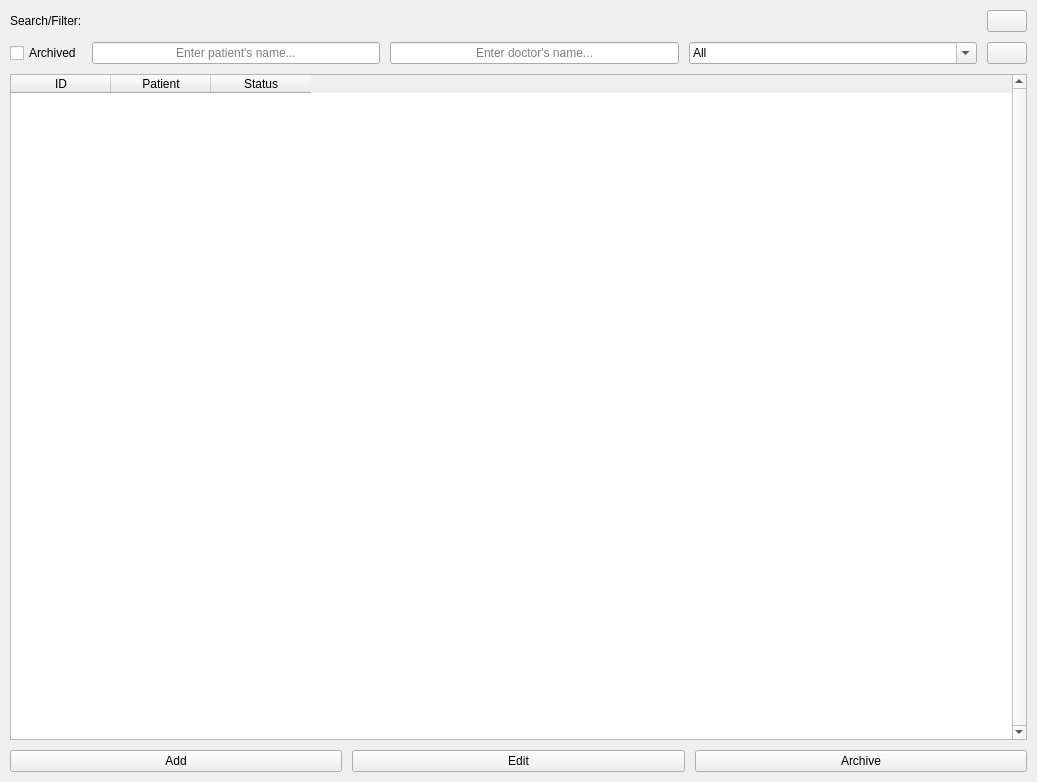
<?xml version="1.0" encoding="UTF-8"?>
<ui version="4.0">
 <class>Consultations</class>
 <widget class="QWidget" name="Consultations">
  <property name="geometry">
   <rect>
    <x>0</x>
    <y>0</y>
    <width>1037</width>
    <height>782</height>
   </rect>
  </property>
  <property name="windowTitle">
   <string/>
  </property>
  <layout class="QVBoxLayout" name="main_layout" stretch="1,1,18,0">
   <property name="spacing">
    <number>10</number>
   </property>
   <property name="leftMargin">
    <number>10</number>
   </property>
   <property name="topMargin">
    <number>10</number>
   </property>
   <property name="rightMargin">
    <number>10</number>
   </property>
   <property name="bottomMargin">
    <number>10</number>
   </property>
   <item>
    <layout class="QHBoxLayout" name="hlo_refresh" stretch="0,1,0">
     <property name="spacing">
      <number>10</number>
     </property>
     <item>
      <widget class="QLabel" name="lbl_search_filter">
       <property name="text">
        <string>Search/Filter:</string>
       </property>
      </widget>
     </item>
     <item>
      <spacer name="horizontalSpacer">
       <property name="orientation">
        <enum>Qt::Horizontal</enum>
       </property>
       <property name="sizeHint" stdset="0">
        <size>
         <width>40</width>
         <height>20</height>
        </size>
       </property>
      </spacer>
     </item>
     <item>
      <widget class="QPushButton" name="pshbtn_refresh">
       <property name="cursor">
        <cursorShape>PointingHandCursor</cursorShape>
       </property>
       <property name="text">
        <string/>
       </property>
       <property name="icon">
        <iconset resource="../Resource/resource.qrc">
         <normaloff>:/refresh.png</normaloff>:/refresh.png</iconset>
       </property>
      </widget>
     </item>
    </layout>
   </item>
   <item>
    <layout class="QHBoxLayout" name="hlo_search_filter" stretch="0,1,1,1,0">
     <property name="spacing">
      <number>10</number>
     </property>
     <item>
      <widget class="QCheckBox" name="chkbx_archived">
       <property name="cursor">
        <cursorShape>PointingHandCursor</cursorShape>
       </property>
       <property name="text">
        <string>Archived</string>
       </property>
      </widget>
     </item>
     <item>
      <widget class="QLineEdit" name="lnedit_patient_name">
       <property name="alignment">
        <set>Qt::AlignCenter</set>
       </property>
       <property name="placeholderText">
        <string>Enter patient's name...</string>
       </property>
       <property name="clearButtonEnabled">
        <bool>true</bool>
       </property>
      </widget>
     </item>
     <item>
      <widget class="QLineEdit" name="lnedit_doctor_name">
       <property name="alignment">
        <set>Qt::AlignCenter</set>
       </property>
       <property name="placeholderText">
        <string>Enter doctor's name...</string>
       </property>
       <property name="clearButtonEnabled">
        <bool>true</bool>
       </property>
      </widget>
     </item>
     <item>
      <widget class="QComboBox" name="cmbbx_status">
       <property name="editable">
        <bool>true</bool>
       </property>
       <property name="maxVisibleItems">
        <number>4</number>
       </property>
       <property name="maxCount">
        <number>4</number>
       </property>
       <item>
        <property name="text">
         <string>All</string>
        </property>
       </item>
       <item>
        <property name="text">
         <string>Done</string>
        </property>
       </item>
       <item>
        <property name="text">
         <string>Ongoing</string>
        </property>
       </item>
       <item>
        <property name="text">
         <string>Waiting</string>
        </property>
       </item>
      </widget>
     </item>
     <item>
      <widget class="QPushButton" name="pshbtn_clear">
       <property name="cursor">
        <cursorShape>PointingHandCursor</cursorShape>
       </property>
       <property name="text">
        <string/>
       </property>
       <property name="icon">
        <iconset resource="../Resource/resource.qrc">
         <normaloff>:/clear.png</normaloff>:/clear.png</iconset>
       </property>
      </widget>
     </item>
    </layout>
   </item>
   <item>
    <widget class="QTableWidget" name="tblwdgt_consultations">
     <property name="verticalScrollBarPolicy">
      <enum>Qt::ScrollBarAlwaysOn</enum>
     </property>
     <property name="editTriggers">
      <set>QAbstractItemView::NoEditTriggers</set>
     </property>
     <property name="alternatingRowColors">
      <bool>true</bool>
     </property>
     <property name="selectionMode">
      <enum>QAbstractItemView::SingleSelection</enum>
     </property>
     <property name="selectionBehavior">
      <enum>QAbstractItemView::SelectRows</enum>
     </property>
     <attribute name="horizontalHeaderHighlightSections">
      <bool>false</bool>
     </attribute>
     <attribute name="verticalHeaderVisible">
      <bool>false</bool>
     </attribute>
     <column>
      <property name="text">
       <string>ID</string>
      </property>
     </column>
     <column>
      <property name="text">
       <string>Patient</string>
      </property>
     </column>
     <column>
      <property name="text">
       <string>Status</string>
      </property>
     </column>
    </widget>
   </item>
   <item>
    <widget class="QWidget" name="wdgt_page_buttons" native="true">
     <layout class="QHBoxLayout" name="wdgt_page_buttons_layout" stretch="1,1,1">
      <property name="spacing">
       <number>10</number>
      </property>
      <property name="leftMargin">
       <number>0</number>
      </property>
      <property name="topMargin">
       <number>0</number>
      </property>
      <property name="rightMargin">
       <number>0</number>
      </property>
      <property name="bottomMargin">
       <number>0</number>
      </property>
      <item>
       <widget class="QPushButton" name="pshbtn_add">
        <property name="cursor">
         <cursorShape>PointingHandCursor</cursorShape>
        </property>
        <property name="text">
         <string>Add</string>
        </property>
       </widget>
      </item>
      <item>
       <widget class="QPushButton" name="pshbtn_edit">
        <property name="cursor">
         <cursorShape>PointingHandCursor</cursorShape>
        </property>
        <property name="text">
         <string>Edit</string>
        </property>
       </widget>
      </item>
      <item>
       <widget class="QPushButton" name="pshbtn_archive">
        <property name="cursor">
         <cursorShape>PointingHandCursor</cursorShape>
        </property>
        <property name="text">
         <string>Archive</string>
        </property>
       </widget>
      </item>
     </layout>
    </widget>
   </item>
  </layout>
 </widget>
 <resources>
  <include location="../Resource/resource.qrc"/>
 </resources>
 <connections/>
</ui>
